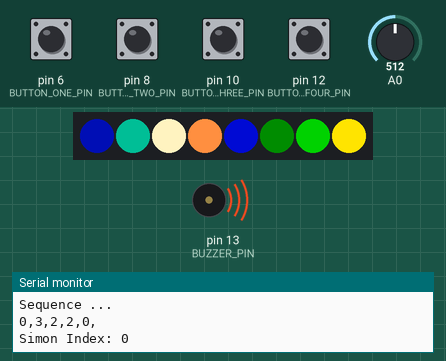
Simulated run of this sketch. Board: Arduino Uno, built with avr-gcc and run on an emulated ATmega328P. On the bench: 8 RGB LEDs in strip order, left to right, buzzer (waves = sounding), the last lines printed to the serial monitor. The test bench sets the inputs (shaded band); at power-on: pin 6 (BUTTON_ONE_PIN), pin 8 (BUTTON_TWO_PIN), pin 10 (BUTTON_THREE_PIN), pin 12 (BUTTON_FOUR_PIN) HIGH, A0 = 512. Dim RGB values are drawn brighter than linear; random numbers use the default seed unless the sketch sets one.

Above: at 12.4 s.
12.5 s: A0 set to 122
At 19.4 s:
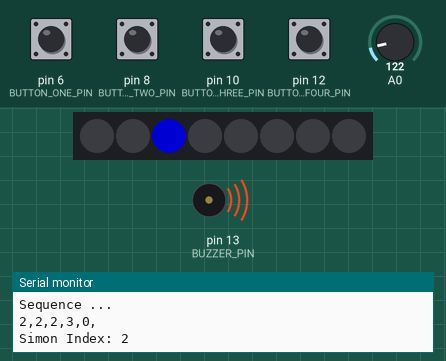
27.5 s: A0 set to 511
At 34.5 s:
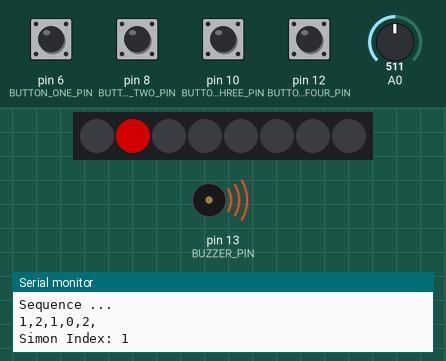
42.6 s: A0 set to 900
At 49.5 s:
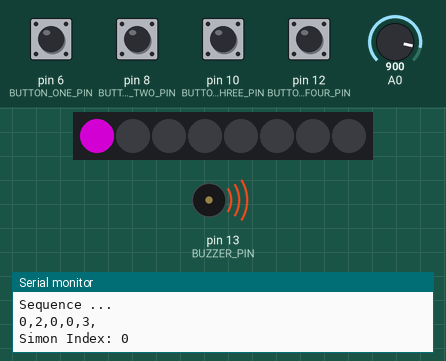
Timing chart, 0 to 56.8 s (numbered marks = the images above; inputs shaded):
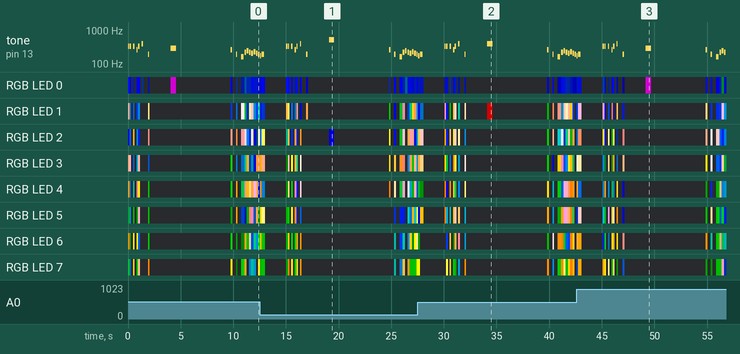

The sketch:

simon.ino
```cpp
#include <Adafruit_NeoPixel.h>
#include "simon.h"

int sequenceCounter = 0;
uint8_t sequence[MAX_SEQUENCE];

const int BUTTONS[] = { BUTTON_ONE_PIN, BUTTON_TWO_PIN, BUTTON_THREE_PIN, BUTTON_FOUR_PIN };
const COLOR SIMON_COLORS[] = { PURPLE, RED, BLUE, GREEN };
const int SIMON_NOTES[] = { NOTE_D4, NOTE_G4, NOTE_C5, NOTE_A5 };

Adafruit_NeoPixel strip = Adafruit_NeoPixel(SIZE_OF_NEO_PIXEL_BAR, NEO_PIXEL_PIN, NEO_GRB + NEO_KHZ800);

void setup()
{
  // Initialize the new pixel strip library
  strip.begin();

  // Initialize all pixels to 'off'
  strip.show();

  // So we can debug ... if needed
  Serial.begin(9600);

  // Initialize the buzzer
  pinMode(BUZZER_PIN, OUTPUT);

  // The four buttons need pullup resistors so we can tell when the button is pressed
  // Otherwise it falls back to high impedance
  for(int i =0 ; i < NUM_BUTTONS; i++) {
    pinMode(BUTTONS[i], INPUT_PULLUP);
  }

  restartGame();
}


void loop()
{
  displaySequence();
  sequenceCounter++;

  if (readUserInput() == false) {
    gameOver();
    restartGame();
  } else if (sequenceCounter == MAX_SEQUENCE) {
    gameWon();
    restartGame();
  } else {
    delay(1500);
  }
}

void restartGame() {
  generateSequence();
  sequenceCounter = 0;
  playMusic(theme);
  delay(TRANSTION_TIME);
}

void generateSequence() {
  randomSeed(analogRead(0));

  Serial.println("Sequence ...");
  for(int i = 0; i < MAX_SEQUENCE; i++) {
    uint8_t randNumber = (uint8_t)random(0, 4);
    sequence[i] = randNumber;
    Serial.print(sequence[i]); Serial.print(",");
  }
  Serial.println("");

  sequenceCounter = 0;
}

void displaySequence() {
  for(int i = 0; i <= sequenceCounter; i++) {
    uint8_t simonIndex = sequence[i];

    Serial.print("Simon Index: "); Serial.println(simonIndex);

    displaySingleSequenceItem(simonIndex);
    delay(DISPLAY_PAUSE);
  }
}

void displaySingleSequenceItem(int simonIndex) {
  COLOR colorToShow = SIMON_COLORS[simonIndex];
  int noteToPlay = SIMON_NOTES[simonIndex];

  strip.setPixelColor(simonIndex, colorToShow.r, colorToShow.g, colorToShow.b);
  strip.show();

 // Serial.print("Note: "); Serial.println(noteToPlay);
  tone(BUZZER_PIN, noteToPlay, 500);
  delay(500);

  // Turn the light off
  strip.setPixelColor(simonIndex, 0x00, 0x00, 0x00);
  strip.show();
}

void gameOver() {
  playMusic(gameover);
  delay(TRANSTION_TIME);
}

void gameWon() {
  playMusic(flagpole);
  delay(TRANSTION_TIME);
}

bool readUserInput() {
  int sequenceRemembered = true;

  int numberOfUserButtonPresses = 0;
  int expectedUserButtonPresses = sequenceCounter;

  int startTime = millis();
  int elapsedTime = 0;

  while (numberOfUserButtonPresses < expectedUserButtonPresses && elapsedTime < USER_INPUT_TIMEOUT) {
    int simonIndex = -1;

    int buttonPressed = getButtonUserPressed();

    if (buttonPressed >= 0 && buttonPressed < NUM_BUTTONS) {
      displaySingleSequenceItem(buttonPressed);
      if (sequence[numberOfUserButtonPresses] != buttonPressed) {
        sequenceRemembered = false;
        break;
      }

      numberOfUserButtonPresses++;
    }

    elapsedTime = millis() - startTime;
  }

  if (elapsedTime >= USER_INPUT_TIMEOUT) {
    sequenceRemembered = false;
  }

  return sequenceRemembered;
}


int getButtonUserPressed() {
  int buttonPressed = -1;

  for(int i = 0; i < NUM_BUTTONS; i++) {
    int buttonValue = digitalRead(BUTTONS[i]);

    if (buttonValue == LOW) {
      buttonPressed = i;
      break;
    }
  }

  return buttonPressed;
}

// Borrowed these note arrays from https://github.com/tsukisan/Arduino/tree/master/WiiClassicSoundboard
void playMusic(const int *song) {
  if (song != NULL) {
    int numberOfNotes = song[0];

    for(int i = 1; i < (numberOfNotes * 2); i += 2) {
      int note =  song[i];
      int duration = song[i + 1];

      int durationMs = 1000 / duration;

      showLightBasedOnNote(note);

      tone(BUZZER_PIN, note, durationMs);
      delay(durationMs * 1.30);
      noTone(BUZZER_PIN);
    }
  }

  turnOffEntirePixelStrip();
}

void turnOffEntirePixelStrip() {
    for(int i = 0; i < SIZE_OF_NEO_PIXEL_BAR; i++) {
    strip.setPixelColor(i, 0x00, 0x00, 0x00);
    strip.show();
  }
}

void showLightBasedOnNote(int note) {
  int brightness = note / 8;
  for(int i = 0; i < SIZE_OF_NEO_PIXEL_BAR; i++) {
    uint8_t randNumber = (uint8_t)random(0, 128);
    brightness = brightness * randNumber;
    strip.setPixelColor(i, brightness);
  }
  strip.show();
}
```

simon.h
```cpp
#define NUM_BUTTONS   4
#define NUM_BUTTONS       4
#define BUTTON_ONE_PIN    6
#define BUTTON_TWO_PIN    8
#define BUTTON_THREE_PIN  10
#define BUTTON_FOUR_PIN   12

#define NEO_PIXEL_PIN          2
#define SIZE_OF_NEO_PIXEL_BAR  8

#define MAX_SEQUENCE       5
#define DISPLAY_PAUSE      200
#define USER_INPUT_TIMEOUT 5000
#define TRANSTION_TIME     2000
#define BUZZER_PIN         13


struct COLOR {
  byte r;
  byte g;
  byte b;
};

#define RED    {0x7F, 0x00, 0x00}
#define GREEN  {0x00, 0x7F, 0x00}
#define BLUE   {0x00, 0x00, 0x7F}
#define PURPLE {0x7F, 0x00, 0x7F}
#define ORANGE {0x7F, 0x52, 0x00}
#define WHITE  {0x7F, 0x7F, 0x7F}
#define YELLOW {0x79, 0x7A, 0x05}
#define INDIGO {0x20, 0x05, 0x7A}


#define NOTE_H   0
#define NOTE_B0  31
#define NOTE_C1  33
#define NOTE_CS1 35
#define NOTE_D1  37
#define NOTE_DS1 39
#define NOTE_E1  41
#define NOTE_F1  44
#define NOTE_FS1 46
#define NOTE_G1  49
#define NOTE_GS1 52
#define NOTE_A1  55
#define NOTE_AS1 58
#define NOTE_B1  62
#define NOTE_C2  65
#define NOTE_CS2 69
#define NOTE_D2  73
#define NOTE_DS2 78
#define NOTE_E2  82
#define NOTE_F2  87
#define NOTE_FS2 93
#define NOTE_G2  98
#define NOTE_GS2 104
#define NOTE_A2  110
#define NOTE_AS2 117
#define NOTE_B2  123
#define NOTE_C3  131
#define NOTE_CS3 139
#define NOTE_D3  147
#define NOTE_DS3 156
#define NOTE_E3  165
#define NOTE_F3  175
#define NOTE_FS3 185
#define NOTE_G3  196
#define NOTE_GS3 208
#define NOTE_A3  220
#define NOTE_AS3 233
#define NOTE_B3  247
#define NOTE_C4  262
#define NOTE_CS4 277
#define NOTE_D4  294
#define NOTE_DS4 311
#define NOTE_E4  330
#define NOTE_F4  349
#define NOTE_FS4 370
#define NOTE_G4  392
#define NOTE_GS4 415
#define NOTE_A4  440
#define NOTE_AS4 466
#define NOTE_B4  494
#define NOTE_C5  523
#define NOTE_CS5 554
#define NOTE_D5  587
#define NOTE_DS5 622
#define NOTE_E5  659
#define NOTE_F5  698
#define NOTE_FS5 740
#define NOTE_G5  784
#define NOTE_GS5 831
#define NOTE_A5  880
#define NOTE_AS5 932
#define NOTE_B5  988
#define NOTE_C6  1047
#define NOTE_CS6 1109
#define NOTE_D6  1175
#define NOTE_DS6 1245
#define NOTE_E6  1319
#define NOTE_F6  1397
#define NOTE_FS6 1480
#define NOTE_G6  1568
#define NOTE_GS6 1661
#define NOTE_A6  1760
#define NOTE_AS6 1865
#define NOTE_B6  1976
#define NOTE_C7  2093
#define NOTE_CS7 2217
#define NOTE_D7  2349
#define NOTE_DS7 2489
#define NOTE_E7  2637
#define NOTE_F7  2794
#define NOTE_FS7 2960
#define NOTE_G7  3136
#define NOTE_GS7 3322
#define NOTE_A7  3520
#define NOTE_AS7 3729
#define NOTE_B7  3951
#define NOTE_C8  4186
#define NOTE_CS8 4435
#define NOTE_D8  4699
#define NOTE_DS8 4978


// Borrowed these note arrays from https://github.com/tsukisan/Arduino/tree/master/WiiClassicSoundboard
const int theme[] = {11,                                                  // Array for Theme song
  NOTE_E4, 8, NOTE_E4, 8, NOTE_H, 8, NOTE_E4, 8, NOTE_H, 8, NOTE_C4, 8, NOTE_E4, 8, NOTE_H, 8, NOTE_G4, 8, NOTE_H, 3, NOTE_G3, 8};
const int life[] = {6,                                                    // Array for 1-up sound effect
  NOTE_E5, 10, NOTE_G5, 10, NOTE_E6, 10, NOTE_C6, 10, NOTE_D6, 10, NOTE_G6, 10};
const int flagpole[] = {27,                                               // Array for Flag pole sound effect & song
  NOTE_G2, 10, NOTE_C3, 10, NOTE_E3, 10, NOTE_G3, 10, NOTE_C4, 10, NOTE_E4, 10, NOTE_G4, 3, NOTE_E4, 3, NOTE_GS2, 10, NOTE_C3, 10,
  NOTE_DS3, 10, NOTE_GS3, 10, NOTE_C4, 10, NOTE_DS4, 10, NOTE_GS4, 3, NOTE_DS4, 3, NOTE_AS2, 10, NOTE_D3, 10, NOTE_F3, 10,
  NOTE_AS3, 10, NOTE_D4, 10, NOTE_F4, 10, NOTE_AS4, 3, NOTE_B4, 10, NOTE_B4, 10, NOTE_B4, 10, NOTE_C5, 2};
const int death[] = {17,                                                  // Array for Death sound effect & song
  NOTE_C4, 32, NOTE_CS4, 32, NOTE_D4, 16, NOTE_H, 4, NOTE_H, 2, NOTE_B3, 8, NOTE_F4, 8, NOTE_H, 8, NOTE_F4, 8, NOTE_F4, 6,
  NOTE_E4, 6, NOTE_D4, 6, NOTE_C4, 8, NOTE_E3, 8, NOTE_H, 8, NOTE_E3, 8, NOTE_C3, 8};
const int gameover[] = {15,                                               // Array for Game over song
  NOTE_C4, 8, NOTE_H, 8, NOTE_H, 8, NOTE_G3, 8, NOTE_H, 4, NOTE_E3, 4, NOTE_A3, 6, NOTE_B3, 6, NOTE_A3, 6, NOTE_GS3, 6, NOTE_AS3, 6,
  NOTE_GS3, 6, NOTE_G3, 8, NOTE_F3, 8, NOTE_G3, 4};
```

Measured:
- by itself, tone on pin 13 (BUZZER_PIN): plays 175 Hz for 0.13 s, 196 Hz for 0.25 s, 330 Hz for 0.13 s, 330 Hz for 0.13 s, 330 Hz for 0.13 s, 262 Hz for 0.13 s … (20 notes in this stretch)
- what the display in image 1 shows lasts 0.5 s, from 19.1 s to 19.6 s
